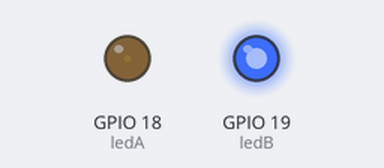
Recording of a sketch running on a simulated ESP32. Shown: output pins drawn as LEDs (lit = HIGH).

Above: at 0.05 s.
At 1.15 s:
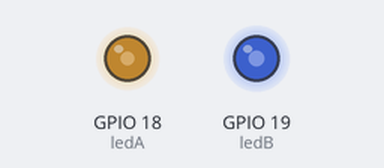
At 2.3 s:
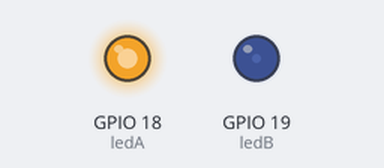
At 4.6 s:
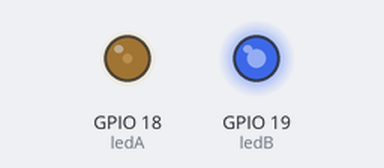
Timing chart, 0 to 6.7 s (numbered marks = the images above):
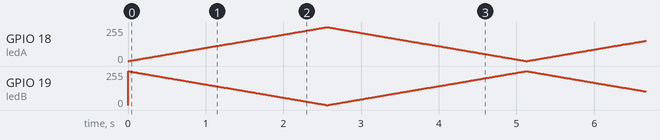

The sketch:

ex06.ino
```cpp
const int ledA = 18;
const int ledB = 19;

const unsigned long stepDelayMs = 10;

void setup() {
	ledcAttach(ledA, 5000, 8);
	ledcAttach(ledB, 5000, 8);

	ledcWrite(ledA, 0);
	ledcWrite(ledB, 255);
}

void loop() {
	for (int duty = 0; duty <= 255; duty++) {
		ledcWrite(ledA, duty);
		ledcWrite(ledB, 255 - duty);
		delay(stepDelayMs);
	}

	for (int duty = 255; duty >= 0; duty--) {
		ledcWrite(ledA, duty);
		ledcWrite(ledB, 255 - duty);
		delay(stepDelayMs);
	}
}
```
